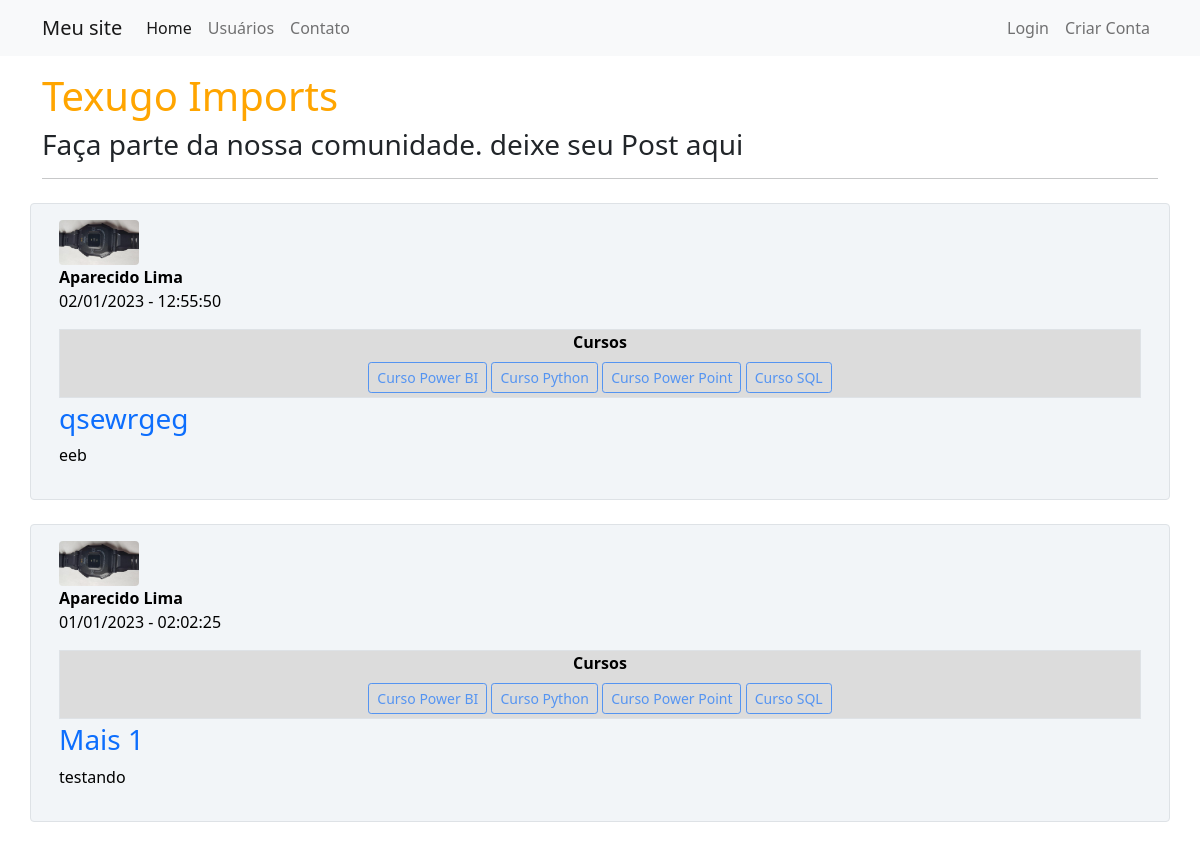
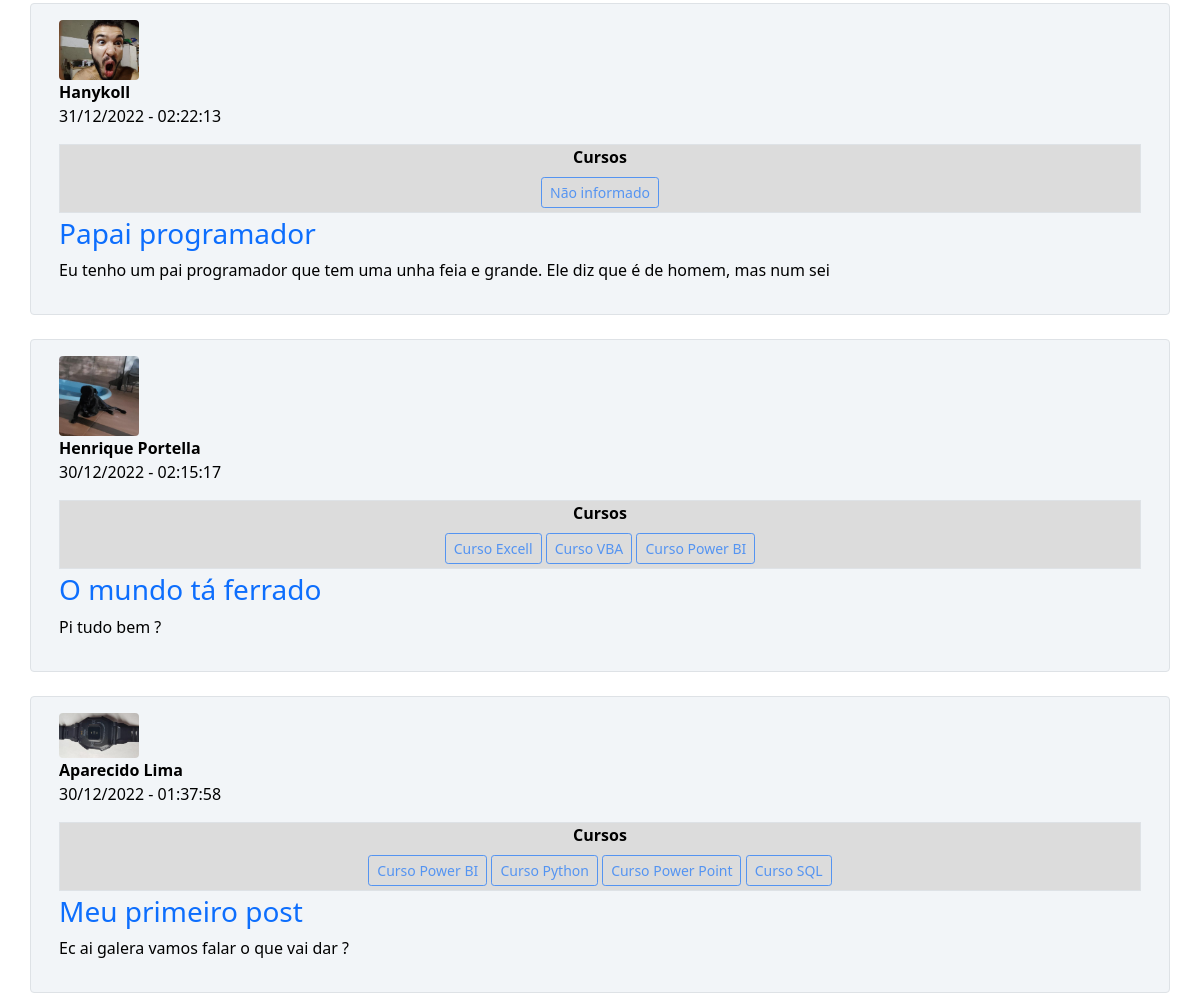
The page / on the database its author committed (2 pictures, top to bottom).
### comunidadeimpressionadora/models.py (models this page shows, shortened)
class Post(database.Model):
    id = database.Column(database.Integer, primary_key=True)
    titulo = database.Column(database.String, nullable=False)
    corpo = database.Column(database.String, nullable=False)
    data_criacao = database.Column(database.DateTime, nullable=False, default=datetime.utcnow)
    id_usuario = database.Column(database.Integer, database.ForeignKey('usuario.id'), nullable=False)

class Usuario(database.Model, UserMixin):
    id = database.Column(database.Integer, primary_key=True)
    username = database.Column(database.String, nullable=False)
    email = database.Column(database.String, nullable=False, unique=True)
    senha = database.Column(database.String, nullable=False)
    foto_perfil = database.Column(database.String, default='default.jpg')
    posts = database.relationship('Post', backref='autor', lazy=True)
    cursos = database.Column(database.String, nullable=False, default='Não informado')

### comunidadeimpressionadora/routes.py (the view)
@app.route("/")
def home():
    posts = Post.query.order_by(Post.id.desc())
    return render_template('home.html', posts=posts)

### comunidadeimpressionadora/templates/home.html
{% extends 'base.html' %}
{% block body%}
<div class="container mt-3">
    <h1 style="color: orange">Texugo Imports</h1>
    <h3>Faça parte da nossa comunidade. deixe seu Post aqui</h3>
    <hr>
    {% for post in posts %}
    <div class="row border mt-4 p-3 meupost rounded">
        <div class="col">
            <div><img src="{{ url_for('static', filename='fotos_perfil/{}'.format(post.autor.foto_perfil)) }}"
                 class="rounded" width="80"></div>
            <div>
                <strong>{{ post.autor.username}}</strong>
                <p>{{ post.data_criacao.strftime('%d/%m/%Y - %H:%M:%S') }}</p>
            </div>
            <div class="container border mb-1 mt-2 meupostcursos">
                <div class="row justify-content-center mb-1">
                    <div class="col col-12" style="text-align: center">
                        <strong>Cursos</strong><br>
                        {% for curso in post.autor.cursos.split(';') %}
                        <button type="button" class="btn btn-outline-primary btn-sm mt-2" disabled>{{ curso }}</button>
                        {% endfor %}
                    </div>
                </div>
            </div>
        </div>
        <div >
            <a class="link_dec" href="{{ url_for('exibir_post', post_id=post.id) }}"><h3>{{post.titulo}}</h3></a>
            <p>{{post.corpo}}</p>
        </div>
    </div>
    {% endfor %}
</div>
{% endblock %}

### comunidadeimpressionadora/templates/base.html (shortened to what this page needs)
<!DOCTYPE html>
<html lang="pt-br">
<head>
    <link href="https://cdn.jsdelivr.net/npm/bootstrap@5.0.2/dist/css/bootstrap.min.css" rel="stylesheet"
>
    <link rel="stylesheet" type="text/css" href="{{ url_for('static',filename='main.css') }}">
</head>
<body>
    {% include 'navbar.html' %}
    {% block body %}
    {% endblock %}
</body>
</html>

### comunidadeimpressionadora/templates/navbar.html (shortened to what this page needs)
<nav class="navbar navbar-expand-lg navbar-light bg-light">
    <div class="container-fluid container">
      <a class="navbar-brand" href="{{ url_for('home') }}">Meu site</a>
      <div class="collapse navbar-collapse" id="navbarSupportedContent">
        <ul class="navbar-nav me-auto mb-2 mb-lg-0">
          <li class="nav-item">
            <a class="nav-link active" aria-current="page" href="{{ url_for('home') }}">Home</a>
          </li>
          <li class="nav-item">
            <a class="nav-link" href="{{ url_for('usuarios') }}">Usuários</a>
          </li>
          <li class="nav-item">
            <a class="nav-link" href="{{ url_for('contato') }}">Contato</a>
          </li>
        </ul>
        <ul class="d-flex navbar-nav">
          {% if current_user.is_authenticated %}
           <li class="nav-item">
                <a class="nav-link" href="{{ url_for('criar_post')}}">Criar Post</a>
              </li>
              <li class="nav-item">
                <a class="nav-link" href="{{ url_for('perfil')}}">Meu Perfil</a>
              </li>
           <li class="nav-item">
                <a class="nav-link" href="{{ url_for('sair')}}">Sair</a>
              </li>
          {% else %}
          <li class="nav-item">
                <a class="nav-link" href="{{ url_for('login')}}">Login</a>
              </li>
              <li class="nav-item">
                <a class="nav-link" href="{{ url_for('login')}}">Criar Conta</a>
              </li>
          {%endif%}
        </ul>
      </div>
    </div>
  </nav>

### comunidadeimpressionadora/static/main.css (style rules this page uses)
.meupost { background: #f2f5f8 !important; color: #000 !important; }
.meupostcursos { background: #DCDCDC !important; color: #000 !important; }
.link_dec { text-decoration: none; }

### rows shown on the page
Post: foto_perfil (picture), autor.username "Aparecido Lima", data_criacao "02/01/2023 - 12:55:50", curso "Curso Power BI" "Curso Python" "Curso Power Point" "Curso SQL", titulo "qsewrgeg", corpo "eeb"
Post: foto_perfil (picture), autor.username "Aparecido Lima", data_criacao "01/01/2023 - 02:02:25", curso "Curso Power BI" "Curso Python" "Curso Power Point" "Curso SQL", titulo "Mais 1", corpo "testando"
Post: foto_perfil (picture), autor.username "Hanykoll", data_criacao "31/12/2022 - 02:22:13", titulo "Papai programador", corpo "Eu tenho um pai programador que tem uma unha feia e grande. Ele diz que é de homem, mas num sei"
Usuario: cursos "Não informado"
Post: foto_perfil (picture), autor.username "Henrique Portella", data_criacao "30/12/2022 - 02:15:17", curso "Curso Excell" "Curso VBA" "Curso Power BI", titulo "O mundo tá ferrado", corpo "Pi tudo bem ?"
Post: foto_perfil (picture), autor.username "Aparecido Lima", data_criacao "30/12/2022 - 01:37:58", curso "Curso Power BI" "Curso Python" "Curso Power Point" "Curso SQL", titulo "Meu primeiro post", corpo "Ec ai galera vamos falar o que vai dar ?"
